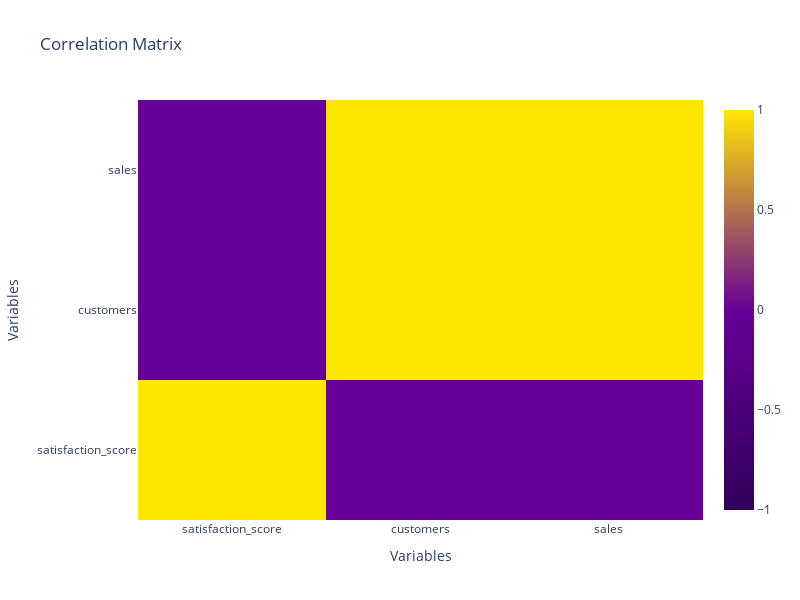

Notebook source saved alongside this figure:
### Code cell
json_images = chartist.handle_request(image_path='/Users/jose.orjales/c-af-chartist/confusion_matrix.png')

### Figure 1 — Plotly figure (JSON) as saved in the notebook; plotly's stock layout.template omitted (floating-point values rounded to 4 significant figures)
{"data": [{"colorscale": [[0, "rgb(49,0,90)"], [0.5, "rgb(102,0,152)"], [1, "rgb(255,231,0)"]], "type": "heatmap", "x": ["satisfaction_score", "customers", "sales"], "y": ["satisfaction_score", "customers", "sales"], "z": [[1, 0, 0], [0, 1, 1], [0, 1, 1]], "zmax": 1, "zmin": -1}], "layout": {"height": 600, "title": {"text": "Correlation Matrix"}, "width": 800, "xaxis": {"title": {"text": "Variables"}}, "yaxis": {"title": {"text": "Variables"}}}}
